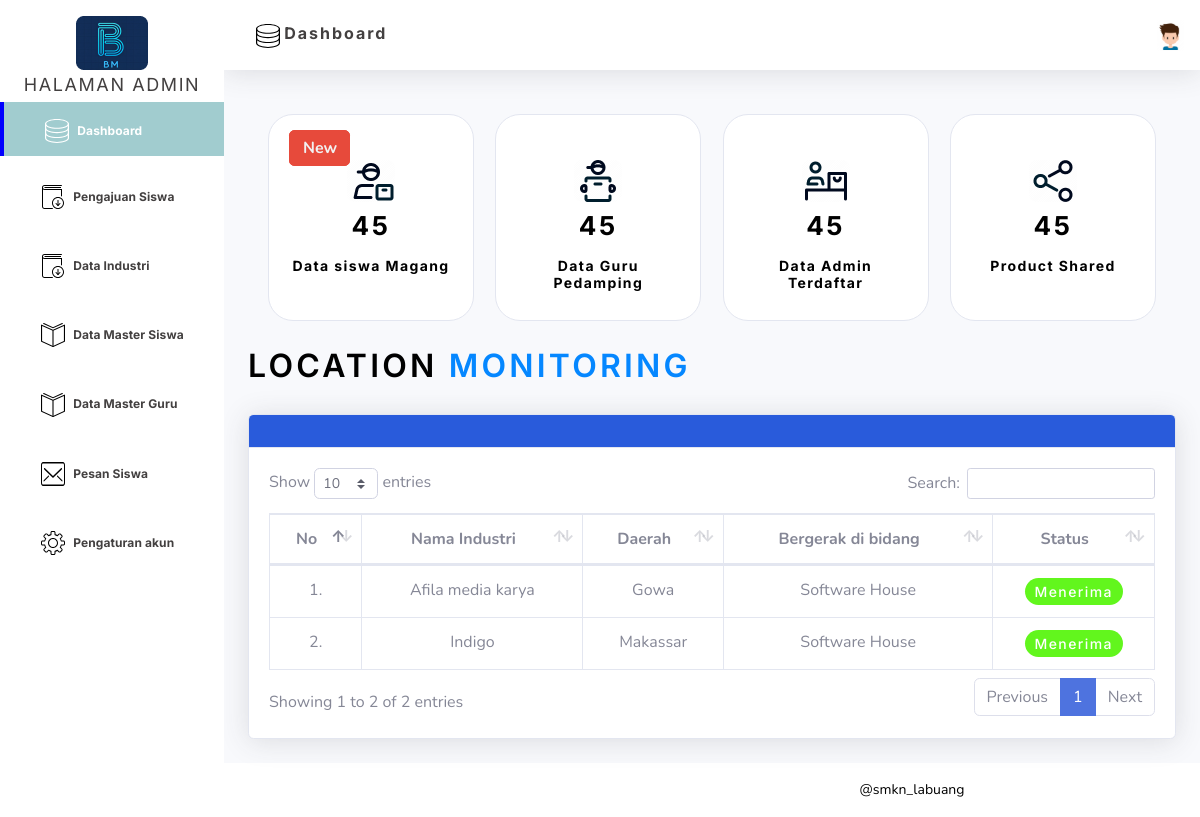
/halaman_admin/1Dashboard.php, run on the app's committed database.
### tables this page shows
CREATE TABLE `tabel_industri` (
  `id` int NOT NULL,
  `nama_industri` varchar(120) NOT NULL,
  `bidang_industri` varchar(120) NOT NULL,
  `ceo` varchar(120) NOT NULL,
  `jalan` varchar(120) NOT NULL,
  `kabupaten` varchar(11) NOT NULL,
  `status` varchar(18) NOT NULL,
  `tahun` varchar(4) NOT NULL
);

### halaman_admin/1Dashboard.php (the view, shortened to what this page needs)
<?php
    include 'koneksi.php';
    $query = "SELECT * FROM tabel_industri;";
    $sql = mysqli_query($conn, $query);
    $no = 0;
?>
<!DOCTYPE html>
<html lang="en">
<head>
    <link href="vendor/fontawesome-free/css/all.min.css" rel="stylesheet" type="text/css">
    <link href="css/Dashoboard.css?v2" rel="stylesheet">
    <link href="vendor/datatables/dataTables.bootstrap4.min.css" rel="stylesheet">
</head>
<body id="page-top">
    <div id="wrapper">
            <ul class="navbar-nav bg-gradient-primary sidebar sidebar-dark accordion" id="accordionSidebar">
    <a class="sidebar-brand d-flex align-items-center justify-content-center" href="0index.php">
        <div class="sidebar-brand-icon rotate-n-" style="color: #000;">
            <i href="0index.php"> <img src="img/Screenshot (7).png" alt=""></i>
        </div>
        <div class="sidebar-brand-text mx-1 mt-1" href="0index.php">HALAMAN ADMIN</div>
    </a>
    <li class="nav-item active">
    <li class="nav-item active">
        <a class="nav-link active" href="1Dashboard.php" aria-label="Dashboard">
            <span>Dashboard</span>
        </a>
    </li>
    <li class="nav-item">
        <a class="nav-link" href="3Pengajuan siswa.php"  href="3Pengajuan siswa.html">
            <span>Pengajuan Siswa</span>
        </a>
    </li>
        <li class="nav-item">
            <a class="nav-link collapsed" href="2Data Industri.php">
                <span>Data Industri</span>
            </a>
        </li>
    <li class="nav-item">
        <a class="nav-link collapsed" href="4Data master siswa.php">
            <span>Data Master Siswa</span>
        </a>
    </li>
    <li class="nav-item">
        <a class="nav-link collapsed" href="5Data master guru.php">
            <span>Data Master Guru</span>
    </a>
    </li>
    <li class="nav-item">
        <a class="nav-link" href="pesan.php">
            <span>Pesan Siswa</span></a>
    </li>
    <li class="nav-item">
        <a class="nav-link" href="6Pengaturan.php">
            <span>Pengaturan akun</span></a>
    </li>
                <div class="text-center d-none d-md-inline">
                    <button class="rounded-circle border-0" id="sidebarToggle"></button>
                </div>
            </ul>
            <div id="content-wrapper" class="d-flex flex-column">
                <div id="content">
                    <nav class="navbar navbar-expand navbar-light bg-white topbar mb-4 static-top shadow">
                        <form class="d-none d-sm-inline-block form-inline mr-auto ml-md-3 my-2 my-md-0 mw-100 navbar-search">
                            <div class="input-group">
                                <a class="nav-link1" href="Dashboard.html" aria-label="Dashboard">
                                    <span>Dashboard</span>
                                </a>
                            </div>
                        </form>
                        <ul class="navbar-nav ml-auto">
                        <li class="nav-item dropdown no-arrow">
                            <a class="nav-link1 dropdown-toggle" href="#" id="userDropdown" role="button"
                                data-toggle="dropdown" aria-haspopup="true" aria-expanded="false">
                                <img class="img-profile"
                                    src="img/profil.svg">
                            </a>
                        </li>
                    </ul>
                </nav>
                <div class="container-fluid">
                    <div class="card-container">
                      <div class="card" style="width: 206px; height: 207px; border-radius: 25px;">
                            <div class="card-body">
                                <a href="#" class="btn btn-danger" style="color: #f1f1f1; padding-left: 13px; font-weight: 700;">New</a>
                                <h5 class="card-img"><img src="img/card1.png" alt="">
                                </h5>
                                <p class="card-text">45</p>
                                <h5 class="card-title">Data siswa Magang</h5>
                            </div>
                        </div>
                        <div class="card" style="width: 206px; height: 207px; border-radius: 25px;">
                            <div class="card-body">
                                <a href="#" class="btn btn-none"></a>
                                <h5 class="card-img"><img src="img/card2.png" alt=""></h5>
                                <p class="card-text">45</p>
                                <h5 class="card-title">Data Guru Pedamping</h5>
                            </div>
                        </div>
                        <div class="card" style="width: 206px; height: 207px; border-radius: 25px;">
                            <div class="card-body">
                                <a href="#" class="btn btn-none"></a>
                                <h5 class="card-img"><img src="img/card3.png" alt=""></h5>
                                <p class="card-text">45</p>
                                <h5 class="card-title">Data Admin Terdaftar</h5>
                            </div>
                        </div>
                        <div class="card" style="width: 206px; height: 207px; border-radius: 25px;">
                            <div class="card-body">
                                <a href="#" class="btn btn-none"></a>
                                <h5 class="card-img"><img src="img/card4.png" alt=""></h5>
                                <p class="card-text">45</p>
                                <h5 class="card-title">Product Shared</h5>
                            </div>
                        </div>
                    </div>
                </div>
                <div class="container-fluid">
                    <div class="d-sm-flex align-items-center justify-content-between mb-4">
                        <h1 class="text">Location <span>Monitoring</span></h1>
                    </div>
                    <div class="card shadow mb-4">
                        <div class="card-header py-3"style="background-color: #295BDB; color: white;">
                        </div>
                        <div class="card-body">
                            <div class="table-responsive">
                                <table class="table table-bordered" id="dataTable" width="100%" cellspacing="0">
                                    <thead>
                                      <tr>
                                        <th style="text-align: center;">No</th>
                                        <th style="text-align: center;">Nama Industri</th>
                                        <th style="text-align: center;">Daerah</th>
                                        <th style="text-align: center;">Bergerak di bidang</th>
                                        <th style="text-align: center;">Status</th>
                                      </tr>
                                    </thead>
                                    <tbody>
                                    <?php
                                        while($result = mysqli_fetch_assoc($sql)){
                                        ?>
                                      <tr>
                                      <td style="text-align: center;">
                                                <?php
                                                echo ++$no;
                                                ?>.
                                            </td>
                                            <td style="text-align: center;">
                                            <?php
                                                echo $result['nama_industri'];
                                                ?>
                                            </td>
                                            <td style="text-align: center;">
                                            <?php
                                                echo $result['kabupaten'];
                                                ?>
                                            </td>
                                            <td style="text-align: center;">
                                            <?php
                                                echo $result['bidang_industri'];
                                                ?>
                                            </td>
                                            <td style="text-align: center;">
                                            <?php
                                            $status = $result['status'];
                                            $statusClass = ($status == 'Menerima') ? 'status-success' : (($status == 'Tidak menerima') ? 'status-danger' : 'status-default');
                                            ?>
                                            <span class="status-label <?php echo $statusClass; ?>">
                                                <?php echo $status; ?>
                                            </span>
                                        </td>
                                      </tr>
                                      <?php
                                        }
                                        ?>
                                    </tbody>
                                  </table>
                            </div>
                        </div>
                    </div>
                </div>
            </div>
            <footer class="sticky-footer bg-white">
                <div class="container my-auto">
                    <div class="copyright text-center my-auto">
                        <span> @smkn_labuang</span>
                    </div>
                </div>
            </footer -->
        </div>
    </div>
</body>
</html>

### halaman_admin/1Dashboard.php (style rules this page uses)
.status-label { padding: 5px 10px; border-radius: 4px; color: #fff; }
.status-success { border-radius: 30px; background: #62F61D; }

### data on the page
tabel_industri: nama_industri "Afila media karya", kabupaten "Gowa", bidang_industri "Software House", status "Menerima"
tabel_industri: nama_industri "Indigo", kabupaten "Makassar", bidang_industri "Software House", status "Menerima"
